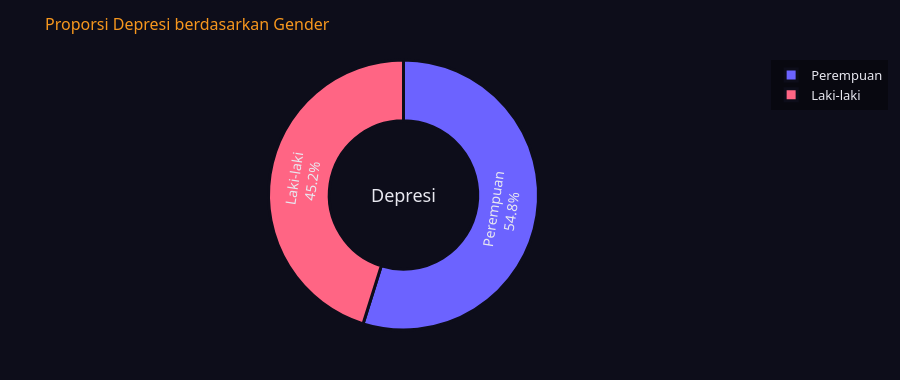

This figure's notebook cell:
### Code cell
fig5.show()
fig5.write_html("chart5_donut.html")

### Figure 1 — Plotly figure (JSON) as saved in the notebook; plotly's stock layout.template omitted (floating-point values rounded to 4 significant figures)
{"data": [{"hole": 0.55, "hovertemplate": "<b>%{label}</b><br>%{value} orang (%{percent})<extra></extra>", "labels": ["Perempuan", "Laki-laki"], "marker": {"colors": ["#6C63FF", "#FF6584"], "line": {"color": "#0D0D1A", "width": 3}}, "textfont": {"color": "#E8E8F0", "size": 14}, "textinfo": "label+percent", "type": "pie", "values": [17, 14]}], "layout": {"annotations": [{"font": {"color": "#E8E8F0", "size": 18}, "showarrow": false, "text": "Depresi", "x": 0.5, "y": 0.5}], "font": {"color": "#E8E8F0", "family": "'Segoe UI', Arial, sans-serif", "size": 13}, "height": 380, "legend": {"bgcolor": "rgba(0,0,0,0.4)"}, "margin": {"b": 50, "l": 50, "r": 30, "t": 60}, "paper_bgcolor": "#0D0D1A", "plot_bgcolor": "#14142B", "showlegend": true, "title": {"font": {"color": "#F7971E", "size": 16}, "text": "Proporsi Depresi berdasarkan Gender"}}}
